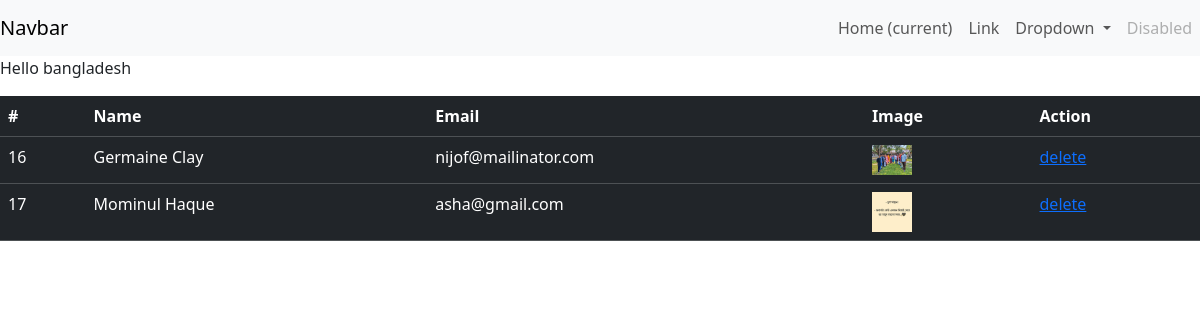
Before: / with the older database file.
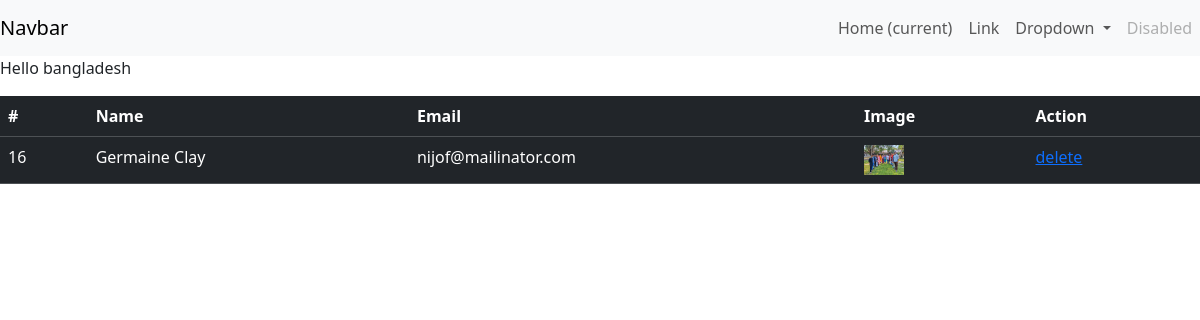
After: the same page with the newer database file.
### create/models.py (models this page shows, shortened)
class Profile (models.Model):
    GENDER = (
        ('MALE', 'MALE'),
        ('FEMALE', 'FEMALE'),
        ('OTHERS', 'OTHERS'),
    )
    RELIGION = (
        ('ISLAM', 'ISLAM'),
        ('HINDU', 'HINDU'),
        ('OTHERS', 'OTHERS'),
    )
    name = models.CharField(max_length=25)
    email = models.EmailField(max_length=30)
    image = models.ImageField(upload_to='profile_img/', default='def.png')
    address = models.TextField()
    phone_number = models.TextField()
    gender = models.CharField(choices=GENDER, max_length=12)
    religion = models.CharField(choices=RELIGION, max_length=12)
    created = models.DateTimeField(auto_now_add=True)
    date_of_birth = models.DateTimeField()

### home/views.py (the view)
# urls.py: path('', home, name='home'),
def home(request):
    prof=Profile.objects.all()
    return render(request,'home/home.html',locals())

### templates/home/home.html
{% extends '../base.html' %}
{% block content %}
<p>Hello bangladesh</p>
<table class="table table-dark">
    <thead>
      <tr>
        <th scope="col">#</th>
        <th scope="col">Name</th>
        <th scope="col">Email</th>
        <th scope="col">Image</th>
        <th scope="col">Action</th>
      </tr>
    </thead>
    <tbody>
        {% for i in prof%}
        <tr>
            <td>{{i.id}}</td>
            <td>{{i.name}}</td>
            <td>{{i.email}}</td>
            <td><img src='{{i.image.url}}' width='40px' /></td>
            <td><a href="{% url 'delete' i.id %}"> delete</a></td>
        </tr>
        {% endfor %}
    </tbody>
  </table>
{% endblock %}

### templates/base.html (shortened to what this page needs)
<!DOCTYPE html>
<html>
<head>
<link href="https://cdn.jsdelivr.net/npm/bootstrap@5.3.3/dist/css/bootstrap.min.css" rel="stylesheet">
</head>
<body>
    <nav class="navbar navbar-expand-lg navbar-light bg-light">
        <a class="navbar-brand" href="#">Navbar</a>
        <div class="collapse navbar-collapse" id="navbarSupportedContent">
          <ul class="navbar-nav ms-auto">
            <li class="nav-item active">
              <a class="nav-link" href="#">Home <span class="sr-only">(current)</span></a>
            </li>
            <li class="nav-item">
              <a class="nav-link" href="#">Link</a>
            </li>
            <li class="nav-item dropdown">
              <a class="nav-link dropdown-toggle" href="#" id="navbarDropdown" role="button" data-toggle="dropdown" aria-haspopup="true" aria-expanded="false">
                Dropdown
              </a>
            </li>
            <li class="nav-item">
              <a class="nav-link disabled" href="#">Disabled</a>
            </li>
          </ul>
        </div>
      </nav>
      {% block content %}
    {% endblock %}
</body>
</html>

Changed rows visible on the page:
removed Profile: id "17", name "Mominul Haque", email "asha@gmail.com", image (picture)
